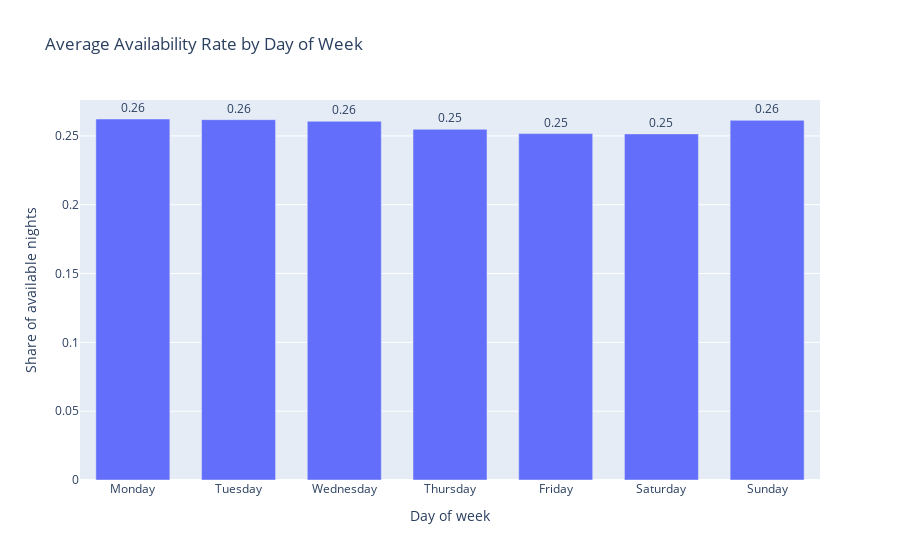

Notebook code cell kept with this figure:
### Markdown cell above
#### Availability patterns by day of week
Weekday vs weekend comparisons help identify demand spikes that the ML target should reflect.

### Code cell
# Visualise average availability by day of week to expose temporal demand shifts
dow_summary = (
    calendar.assign(day_of_week=calendar['date'].dt.day_name())
    .groupby('day_of_week')['available_flag']
    .mean()
    .reindex(['Monday','Tuesday','Wednesday','Thursday','Friday','Saturday','Sunday'])
    .reset_index(name='availability_rate')
)
dow_fig = px.bar(
    dow_summary,
    x='day_of_week',
    y='availability_rate',
    title='Average Availability Rate by Day of Week',
    text='availability_rate'
)
dow_fig.update_traces(texttemplate='%{text:.2f}', textposition='outside')
dow_fig.update_layout(yaxis_title='Share of available nights', xaxis_title='Day of week', uniformtext_minsize=10, uniformtext_mode='hide', bargap=0.3)
dow_fig

### Figure 1 — Plotly figure (JSON) as saved in the notebook; plotly's stock layout.template omitted (floating-point values rounded to 4 significant figures)
{"data": [{"hovertemplate": "day_of_week=%{x}<br>availability_rate=%{text}<extra></extra>", "legendgroup": "", "marker": {"color": "#636efa", "pattern": {"shape": ""}}, "name": "", "orientation": "v", "showlegend": false, "text": [0.2623, 0.2618, 0.2606, 0.2548, 0.2516, 0.2514, 0.2613], "textposition": "outside", "texttemplate": "%{text:.2f}", "type": "bar", "x": ["Monday", "Tuesday", "Wednesday", "Thursday", "Friday", "Saturday", "Sunday"], "xaxis": "x", "y": [0.2623, 0.2618, 0.2606, 0.2548, 0.2516, 0.2514, 0.2613], "yaxis": "y"}], "layout": {"bargap": 0.3, "barmode": "relative", "legend": {"tracegroupgap": 0}, "title": {"text": "Average Availability Rate by Day of Week"}, "uniformtext": {"minsize": 10, "mode": "hide"}, "xaxis": {"anchor": "y", "domain": [0, 1], "title": {"text": "Day of week"}}, "yaxis": {"anchor": "x", "domain": [0, 1], "title": {"text": "Share of available nights"}}}}
